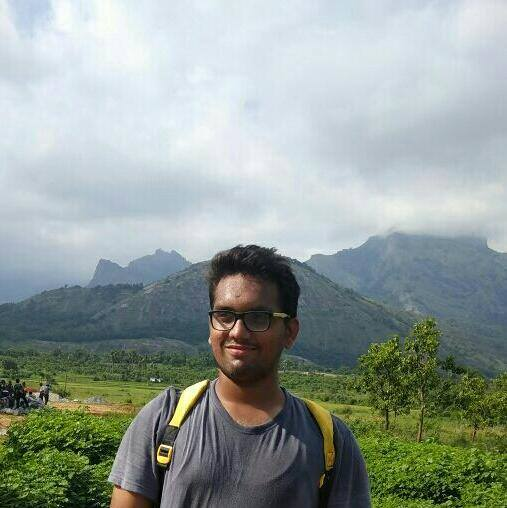
#> input picture assignment-4/myphoto.jpg, 507 x 508 px
$ python 'Pandravisam_Shiva_Santhosh(1).py'
#> lines starting #> are read from the running program, lines starting #| are printed output that depends on the picture
#!/usr/bin/env python
# coding: utf-8

# In[26]:


import numpy as np
from matplotlib import pyplot as plt
from sklearn.cluster import KMeans
from sklearn.mixture import GaussianMixture
from imageio import imread


# In[27]:


#Task-1

X_1 = np.random.multivariate_normal(mean=[4, 0], cov=[[1, 0], [0, 1]], size=75)
X_2 = np.random.multivariate_normal(mean=[6, 6], cov=[[2, 0], [0, 2]], size=250)
X_3 = np.random.multivariate_normal(mean=[1, 5], cov=[[1, 0], [0, 2]], size=20)


# In[36]:


fig = plt.figure(figsize = (8,8))
ax = fig.add_subplot(1,1,1)
ax.set_xlabel('Dimension-1', fontsize = 15)
ax.set_ylabel('Dimension-2', fontsize = 15)
ax.set_title('(Initial Plot)Three Clusters', fontsize = 20)
ax.scatter(X_1[:,0],X_1[:,1],label='X_1 ponts')
ax.scatter(X_2[:,0],X_2[:,1],label='X_2 points')
ax.scatter(X_3[:,0],X_3[:,1],label='X_3 points')
leg = ax.legend()


# In[29]:


#task-2

training_data = list(X_1[:]) + list(X_2[:]) + list(X_3[:])


# In[30]:


kmeans = KMeans(n_clusters=3)
kmeans.fit(training_data)
labels = kmeans.predict(training_data)
centroids = kmeans.cluster_centers_
print("The centriods found for three different clusters are")
print(centroids)


# In[31]:


fig = plt.figure(figsize = (8,8))
ax = fig.add_subplot(1,1,1)
ax.set_xlabel('Dimension-1', fontsize = 15)
ax.set_ylabel('Dimension-2', fontsize = 15)
ax.set_title('(After training)K-Means Clustering', fontsize = 20)
ax.scatter(X_1[:,0],X_1[:,1],label='X_1 ponts')
ax.scatter(X_2[:,0],X_2[:,1],label='X_2 points')
ax.scatter(X_3[:,0],X_3[:,1],label='X_3 points')
ax.scatter(centroids[:,0],centroids[:,1],s=200,color="black",label='Centriods',marker='*')
leg=ax.legend()
print("X_1 points are labelled with blue colour")
print("X_2 points are labelled with orange colour")
print("X_3 points are labelled with green colour")
print("Black points are the found centriods for the 3 clusters using k-means clustering")


# In[32]:


print("Repeating the same thing for different center")
print("The random state is initilaised to be random and at every time it will pick a random point")
kmeans = KMeans(n_clusters=3)
kmeans.fit(training_data)
labels = kmeans.predict(training_data)
centroids = kmeans.cluster_centers_
print("The centriods found for three different clusters are")
print(centroids)
fig = plt.figure(figsize = (8,8))
ax = fig.add_subplot(1,1,1)
ax.set_xlabel('Dimension-1', fontsize = 15)
ax.set_ylabel('Dimension-2', fontsize = 15)
ax.set_title('(2nd Second time)K-Means Clustering', fontsize = 20)
ax.scatter(X_1[:,0],X_1[:,1],label='X_1 ponts')
ax.scatter(X_2[:,0],X_2[:,1],label='X_2 points')
ax.scatter(X_3[:,0],X_3[:,1],label='X_3 points')
ax.scatter(centroids[:,0],centroids[:,1],s=100,color="black",label='Centriods',marker='*')
leg = ax.legend()

print("We can see that initial centriods and this centriods are not exactly same,since the another random center position is been taken ")
print("The centriods value are almost same, since k-means algorithm repeats untill covergence")


# In[37]:


# task-3
gmm = GaussianMixture(n_components = 3)
gmm.fit(training_data)
labels = gmm.predict(training_data)
print("The centriods of the GMM-model are")
centroids = gmm.means_
print(centroids)


# In[38]:


fig = plt.figure(figsize = (8,8))
ax = fig.add_subplot(1,1,1)
ax.set_xlabel('Dimension-1', fontsize = 15)
ax.set_ylabel('Dimension-2', fontsize = 15)
ax.set_title('(After training)GMM', fontsize = 20)
ax.scatter(X_1[:,0],X_1[:,1],label='X_1 ponts')
ax.scatter(X_2[:,0],X_2[:,1],label='X_2 points')
ax.scatter(X_3[:,0],X_3[:,1],label='X_3 points')
ax.scatter(centroids[:,0],centroids[:,1],s=100,color="black",label='Centriods',marker='*')
leg=ax.legend()
print("X_1 points are labelled with blue colour")
print("X_2 points are labelled with orange colour")
print("X_3 points are labelled with green colour")
print("Black points are the found centriods for the 3 clusters using k-means clustering")


# In[35]:


print("Repeating the same thing for different center")
print("The random state is initilaised to be random and at every time it will pick a random point")
gmm = GaussianMixture(n_components = 3)
gmm.fit(training_data)
labels = gmm.predict(training_data)
centroids = gmm.means_
print(centroids)
fig = plt.figure(figsize = (8,8))
ax = fig.add_subplot(1,1,1)
ax.set_xlabel('Dimension-1', fontsize = 15)
ax.set_ylabel('Dimension-2', fontsize = 15)
ax.set_title('(2nd time)GMM', fontsize = 20)
ax.scatter(X_1[:,0],X_1[:,1],label='X_1 ponts')
ax.scatter(X_2[:,0],X_2[:,1],label='X_2 points')
ax.scatter(X_3[:,0],X_3[:,1],label='X_3 points')
ax.scatter(centroids[:,0],centroids[:,1],s=100,color="black",label='Centriods',marker='*')
leg=ax.legend()
print("X_1 points are labelled with blue colour")
print("X_2 points are labelled with orange colour")
print("X_3 points are labelled with green colour")
print("Black points are the found centriods for the 3 clusters using k-means clustering")


# In[39]:


#task-4
print("Image compression\n")
img = imread('myphoto.jpg')
#> img is the input picture: shape (508, 507, 3); mean R, G, B 146.7, 157.3, 151.7
img_size = img.shape
#> img_size = (508, 507, 3)
print(img_size)
#| (508, 507, 3)
x_2d = img.reshape(img_size[0] * img_size[1], img_size[2])
kmeans = KMeans(n_clusters=30)
kmeans.fit(x_2d)
x_compressed = kmeans.cluster_centers_[kmeans.labels_]
x_compressed = np.clip(x_compressed.astype('uint8'), 0, 255)
x_compressed = x_compressed.reshape(img_size[0], img_size[1], img_size[2])

fig, ax = plt.subplots(1, 2, figsize = (12, 8))
ax[0].imshow(img)
ax[0].set_title('Original Image')
ax[1].imshow(x_compressed)
ax[1].set_title('Compressed Image with 30 colors')


# In[1]:


# In[ ]:
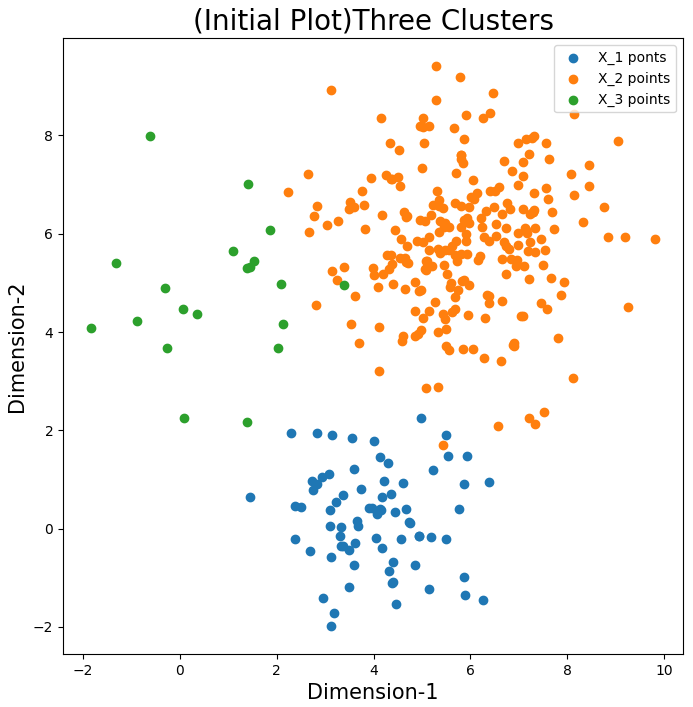
#> figure drawn by matplotlib, 1 panel
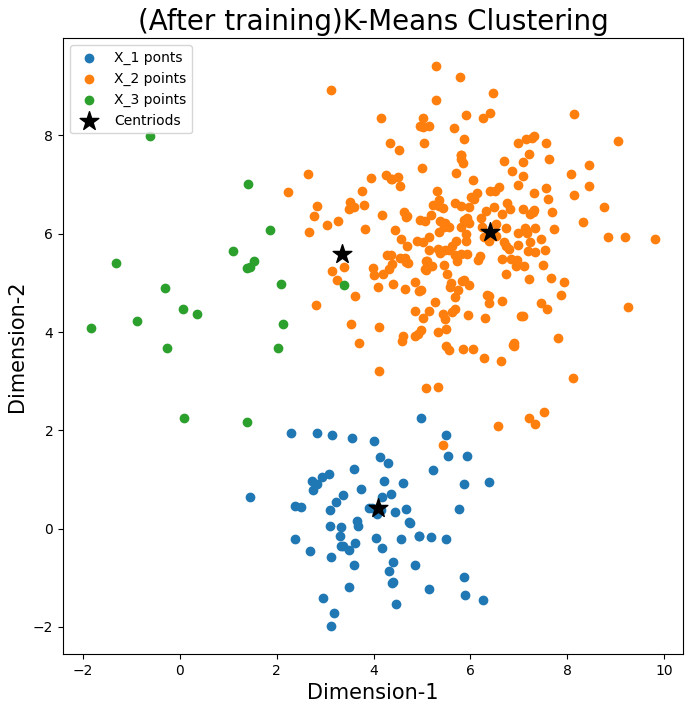
#> figure drawn by matplotlib, 1 panel
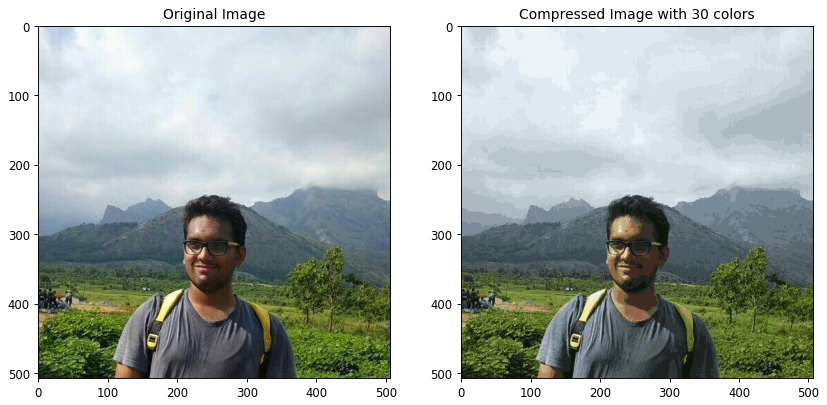
#> figure drawn by matplotlib, 2 panels
